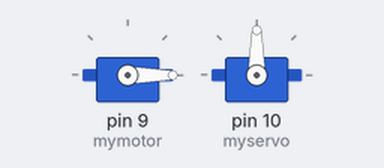
The sketch below on a simulated Arduino Uno, built with avr-gcc and run on an emulated ATmega328P. On the bench: 2 × servo.

Above: at 0.05 s.
At 1.05 s:
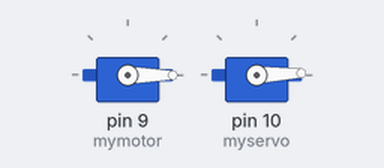
At 1.85 s:
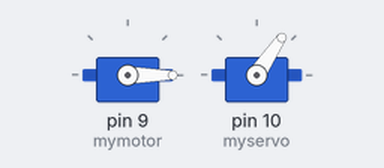
At 3.7 s:
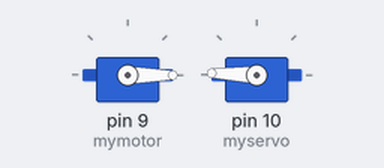
Timing chart, 0 to 8.5 s (numbered marks = the images above):
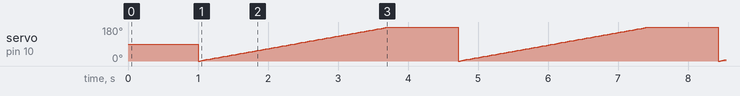

The sketch:

TwoServos.ino
```cpp
#include <Servo.h>

Servo myservo;
Servo mymotor;

void setup()
{
  mymotor.attach(9);
  myservo.attach(10);
}

void loop()
{
  myservo.detach();

  mymotor.attach(9);
  mymotor.write(0);
  delay(1000);
  mymotor.detach();

  myservo.attach(10);
 for (int i = 0; i < 180; i++) {
  myservo.write(i);
  delay(15);
 }

}
```
